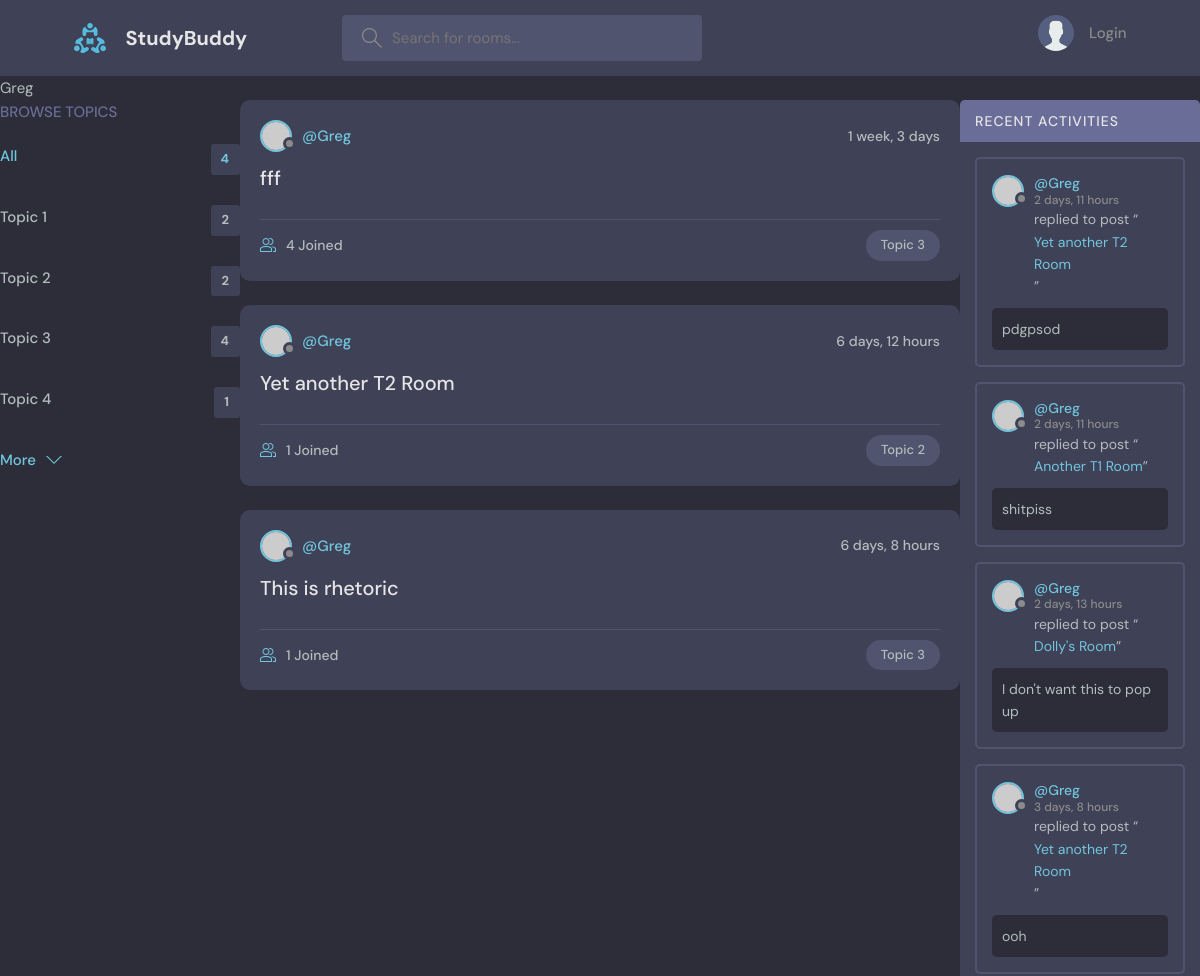
Before: /userProfile/5 (upper part) with the older database file.
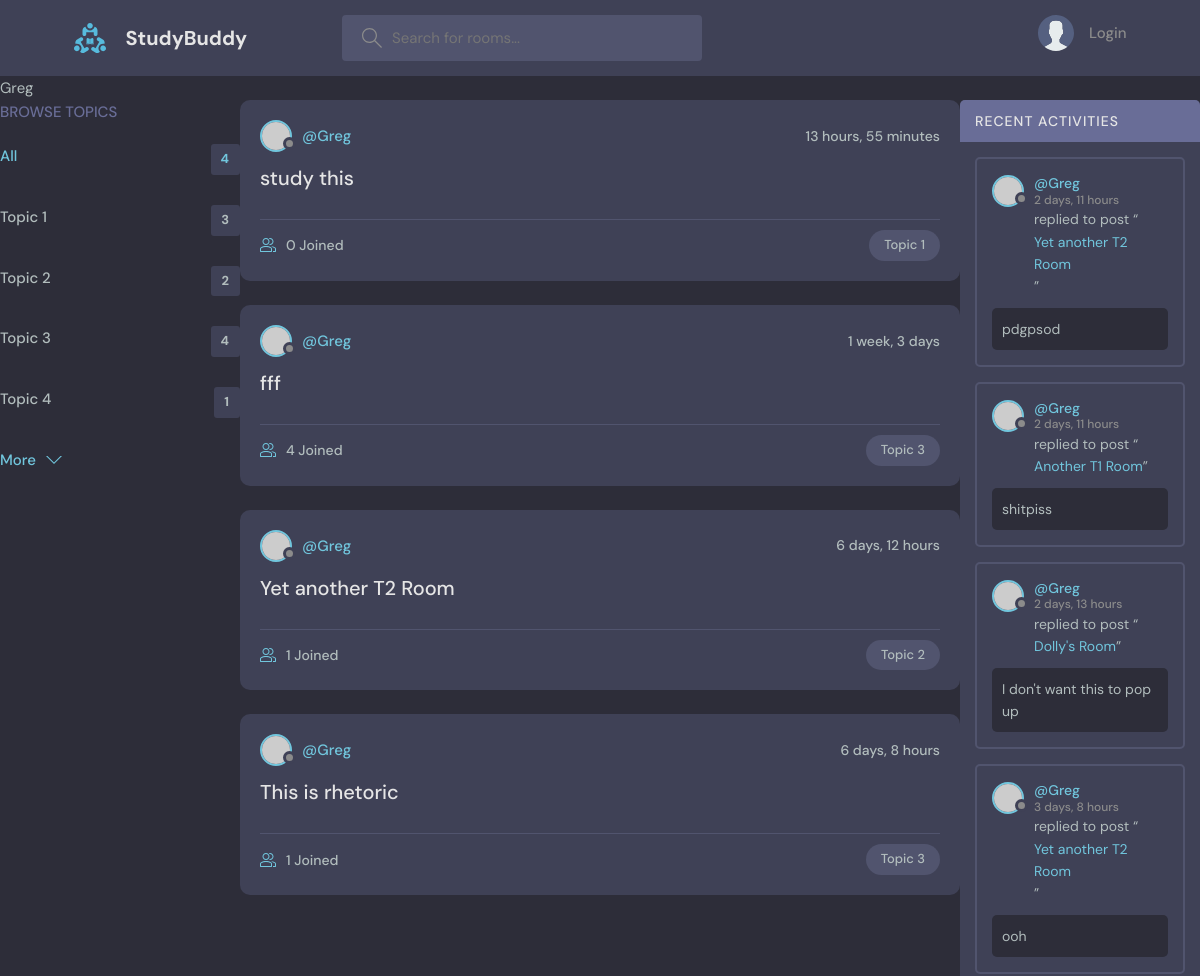
After: the same page with the newer database file.
### base/models.py (models this page shows)
class Topic(models.Model):
    name = models.CharField(max_length=200)
    def __str__(self):
        return self.name

class Room(models.Model):
    host = models.ForeignKey(User, on_delete=models.SET_NULL, null=True) # On delete of the user, this field is set
    topic = models.ForeignKey(Topic, on_delete=models.SET_NULL, null=True)
    name = models.CharField(max_length=200)
    description = models.TextField(null=True, blank=True)  # the null input arguments allow the database to have a
    participants = models.ManyToManyField(User, related_name='participants', blank=True)
    updated = models.DateTimeField(auto_now=True)  # Any time the save method is called, this will auto populate
    created = models.DateTimeField(auto_now_add=True)  # The difference between auto_now and auto_add_now is that
    class Meta:
        ordering = ['-updated', '-created']
    def __str__(self):
        return self.name

class Message(models.Model):
    user = models.ForeignKey(User, on_delete=models.CASCADE)
    room = models.ForeignKey(Room, on_delete=models.CASCADE)  # Cascade means if the foreign key is deleted, this
    body = models.TextField()
    updated = models.DateTimeField(auto_now=True)
    created = models.DateTimeField(auto_now_add=True)
    class Meta:
        ordering = ['-updated', '-created']
    def __str__(self):
        return self.body[0:50]  # Return only the first 50 characters

### base/views.py (the view)
# urls.py: path('userProfile/<str:pk>', views.userProfile, name='user-profile'),
def userProfile(request, pk):
    user = User.objects.get(id=pk)
    rooms = user.room_set.all()
    user_messages = user.message_set.all()
    topics = Topic.objects.all()
    context = {'user': user, 'rooms': rooms, 'room_messages': user_messages, 'topics': topics}
    return render(request, 'base/User_Profile.html', context)

### base/Templates/Base/User_Profile.html (shortened to what this page needs)
{% extends 'MainTemplate.html' %}
{% block content %}
<h> {{user.username}}</h>
<div class="user-profile">
    <div>
        {% include 'base/Topics_Component.html' %}
    </div>
    <div>
        {% include 'base/Feed_Component.html' %}
    </div>
    <div>
        {% include 'base/Activity_Component.html' %}
    </div>
</div>
{% endblock content %}

### base/Templates/Base/Topics_Component.html
        <div class="topics">
          <div class="topics__header">
            <h2>Browse Topics</h2>
          </div>
          <ul class="topics__list">
            <li>
              <a href="{%url 'home' %}" class="active">All <span>{{topics.count}}</span></a>
            </li>
            {% for topic in topics %}
            <li>
              <a href =" {%url 'home' %}?q={{topic.name}} ">{{topic}}<span>{{topic.room_set.all.count}}</span></a>
            </li>
            {% endfor %}
          </ul>
          <a class="btn btn--link" href="topics.html">
            More
            <svg version="1.1" xmlns="http://www.w3.org/2000/svg" width="32" height="32" viewBox="0 0 32 32">
              <title>chevron-down</title>
              <path d="M16 21l-13-13h-3l16 16 16-16h-3l-13 13z"></path>
            </svg>
          </a>
        </div>

### base/Templates/Base/Feed_Component.html (shortened to what this page needs)
{% for room in rooms %}
<div class="roomListRoom">
    <div class="roomListRoom__header">
        <a href="{% url 'user-profile' room.host.id %}" class="roomListRoom__author">
            <div class="avatar avatar--small">
                <img src="https://randomuser.me/api/portraits/women/11.jpg"/>
            </div>
            <span>@{{room.host.username}}</span>
        </a>
        <div class="roomListRoom__actions">
            <span>{{room.created|timesince}}</span>
        </div>
    </div>
    <div class="roomListRoom__content">
        <a href="{% url 'room' room.id %}">{{room.name}}</a>
    </div>
    <div class="roomListRoom__meta">
        <a href="{% url 'room' room.id %}" class="roomListRoom__joined">
            {{room.participants.all.count}} Joined
        </a>
        <p class="roomListRoom__topic">{{room.topic.name}}</p>
    </div>
</div>
{% endfor %}

### base/Templates/Base/Activity_Component.html (shortened to what this page needs)
<div class="activities">
    <div class="activities__header">
        <h2>Recent Activities</h2>
    </div>
    {% for message in room_messages %}
    <div class="activities__box">
        <div class="activities__boxHeader roomListRoom__header">
            <a href="{% url 'user-profile' message.user.id %}" class="roomListRoom__author">
                <div class="avatar avatar--small">
                    <img src="https://randomuser.me/api/portraits/women/11.jpg"/>
                </div>
                <p>
                    @{{message.user}}
                    <span>{{message.created|timesince}}</span>
                </p>
            </a>
        </div>
        <div class="activities__boxContent">
            <p>replied to post “<a href="{% url 'room' message.room.id %}">{{message.room.name}}</a>”</p>
            <div class="activities__boxRoomContent">
                {{message.body}}
            </div>
        </div>
    </div>
    {% endfor %}
</div>

Changed rows visible on the page:
computed for Topic "Topic 1": room_set.all.count "2" → "3"
added Room: host.username "Greg", created "13 hours, 55 minutes", name "study this", participants.all.count "0", topic.name "Topic 1"
